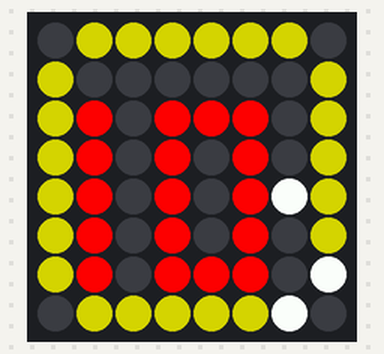
The program below on a simulated Raspberry Pi (BCM pin numbers) with a Sense HAT. Shown: the Sense HAT's 8×8 RGB LED matrix. The clock reads 2024-03-15 10:24:30 at power-on unless the program sets it.

Above: at 0.26 s.
At 4.75 s:
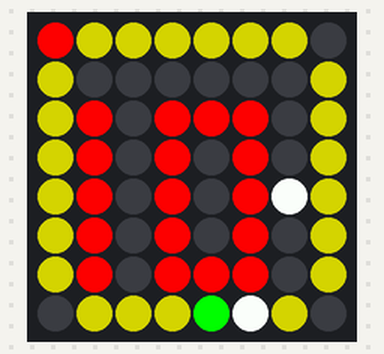
At 9.75 s:
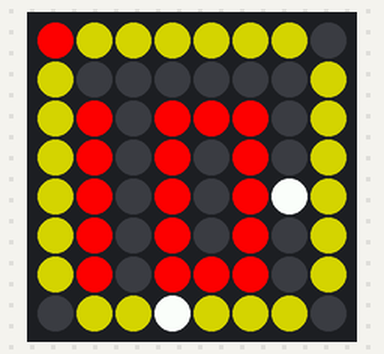
At 19.75 s:
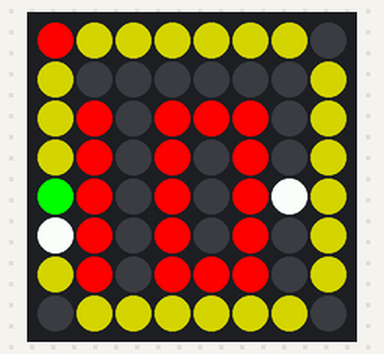
At 29.6 s:
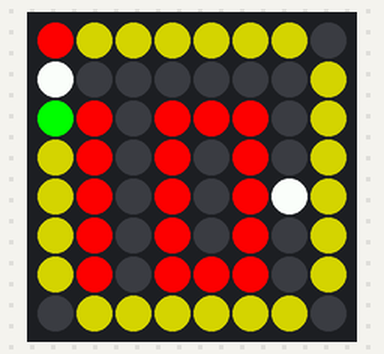
At 39.75 s:
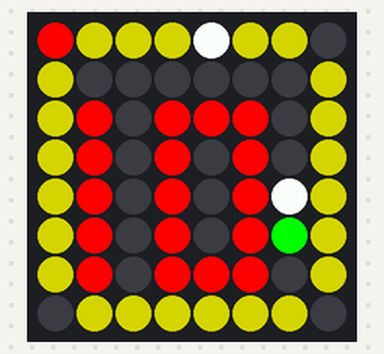

Measured:
- what the display in image 1 shows lasts 0.5 s, from 4.5 s to 5.0 s

The program:

2ndHandPiClock.py
```python
#!/usr/bin/env python
from sense_hat import SenseHat
import time

"""
  Second Hand Pi Clock (2ndHandPiClock.py)
  asun.net 1/2/2025

  Raspberry Pi Sense HAT 12 hour time of day clock with
  digital or analog hours, analog minutes, and analog seconds.

  This application displays the time of day on the Sense HAT's
  8x8 RGB LED matrix that's unique for every second around the clock.
  Any exact hh:mm:ss time is visually discernable at any time.

"""

sense = SenseHat()

number3x5 = [
 1,1,1, #zero
 1,0,1,
 1,0,1,
 1,0,1,
 1,1,1,
 0,1,0, #one
 0,1,0,
 0,1,0,
 0,1,0,
 0,1,0,
 1,1,1, #two
 0,0,1,
 1,1,1,
 1,0,0,
 1,1,1,
 1,1,1, #three
 0,0,1,
 0,1,1,
 0,0,1,
 1,1,1,
 1,0,0, #four
 1,0,1,
 1,1,1,
 0,0,1,
 0,0,1,
 1,1,1, #five
 1,0,0,
 1,1,1,
 0,0,1,
 1,1,1,
 1,1,0, #six
 1,0,0,
 1,1,1,
 1,0,1,
 1,1,1,
 1,1,1, #seven
 0,0,1,
 0,1,0,
 0,1,0,
 0,1,0,
 1,1,1, #eight
 1,0,1,
 1,1,1,
 1,0,1,
 1,1,1,
 1,1,1, #nine
 1,0,1,
 1,1,1,
 0,0,1,
 1,1,1 ]

red   = [255,  0,  0]
green = [  0,255,  0]
blue  = [  0,  0,255]
black = [  0,  0,  0]
white = [255,255,255]
yellow     = [255,255,  0]
yellowlite = [128,128,  0]
greenlite  = [  0,128,  0]

image = [
    0, 0, 0, 0, 0, 0, 0, 0,   #  0 ..  7
    0, 0, 0, 0, 0, 0, 0, 0,   #  8 .. 15
    0, 0, 0, 0, 0, 0, 0, 0,   # 16 .. 23
    0, 0, 0, 0, 0, 0, 0, 0,   # 24 .. 31
    0, 0, 0, 0, 0, 0, 0, 0,   # 32 .. 39
    0, 0, 0, 0, 0, 0, 0, 0,   # 40 .. 47
    0, 0, 0, 0, 0, 0, 0, 0,   # 48 .. 55
    0, 0, 0, 0, 0, 0, 0, 0 ]  # 56 .. 63

ring0 = [
     1,  2,  3,  4,  5,  6,
    15, 23, 31, 39, 47, 55,
    62, 61, 60, 59, 58, 57,
    48, 40, 32, 24, 16,  8 ]

ring1 = [
     9, 10, 11, 12, 13,
    14, 22, 30, 38, 46,
    54, 53, 52, 51, 50,
    49, 41, 33, 25, 17 ]

ring2 = [
    18, 19, 20, 21,
    29, 37, 45, 44,
    43, 42, 34, 26 ]
ring2d15 = [18, 17,  9, 10 ]
ring2d30 = [17, 10 ]

ring3 = [27, 28, 36, 35 ]


while True:
    now = time.time()
    hour = time.localtime(now).tm_hour
    hour12 = hour%12
    if hour12 == 0:
      hour12 = 12
    minute = time.localtime(now).tm_min
    second = time.localtime(now).tm_sec
    msecond = int(now*1000)%1000

# background and border
    for i in range(64):
      image[i] = black
    for i in range(24):
      image[ring0[i]] = yellowlite

# hours (digital)
    if True:
      pixpos1 = ring2d30[int(minute/30)]
      if hour12 > 9:
        for r in range(5):
          image[pixpos1+r*8] = red
        pixpos1 = pixpos1 + 2
      else:
        pixpos1 = pixpos1 + 1
      for r in range(5):
        for c in range(3):
          pix = number3x5[(hour12%10)*15+r*3+c]
          if pix == 1:
            image[r*8+c+pixpos1] = red

# hours
    else:
      image[ring2[hour%12]] = red
      image[ring3[int((hour+1)/3)%4]] = red
      image[ring3[int((hour+7)/3)%4]] = red

# minutes
    if minute%3 == 2:
      image[ring1[(int(minute/3)+1)%20]] = white
      image[ring1[int(minute/3)]] = green
    else:
      image[ring1[int(minute/3)]] = white
      if minute%3 == 1:
        image[ring1[(int(minute/3)+1)%20]] = green

# seconds
    if True:
      qtr = int(second/15)
      if second%3 == 2:
        image[ring0[qtr+int(second/3)+1]] = white
        image[ring0[qtr+int(second/3)]] = green
      else:
        image[ring0[qtr+int(second/3)]] = white
        if second%3 == 1:
          image[ring0[qtr+int(second/3)+1]] = green
      if second%15 == 0:
        image[ring0[(qtr*6-1+24)%24]] = white

# 1/2 second
    if msecond >= 500:
      image[0] = red

# Display the time
#   sense.set_rotation(90) # Optional
#   sense.low_light = True # Optional
    sense.set_pixels(image)

    time.sleep((500.0-msecond%500)/1000.0)
```
